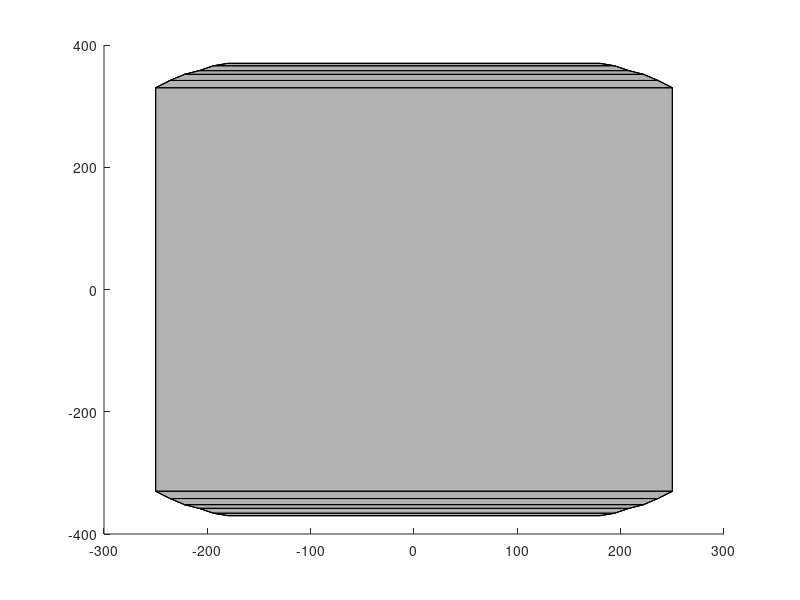

This figure's MATLAB source:
function plotAuroraTable (plothandle)

if ~exist('plothandle','var') 
    plothandle = figure;
end

%% AURORA vertices and faces
auroraVertices = [     
                   250,  330,   0; % Upper face
                   
                   250, -330,   0; % First corner
                   236, -342,   0;
                   222, -352,   0;
                   208, -358,   0;
                   194, -366,   0;
                   180, -370,   0;
                   
                  -180, -370,   0; % Second corner
                  -194, -366,   0;
                  -208, -358,   0;
                  -222, -352,   0;
                  -236, -342,   0;
                  -250, -330,   0;
                  
                  -250,  330,   0; % Third corner
                  -236,  342,   0;
                  -222,  352,   0;
                  -208,  358,   0;
                  -194,  366,   0;
                  -180,  370,   0; 
                   
                   180,  370,   0; % Four corner
                   194,  366,   0;
                   208,  358,   0;
                   222,  352,   0;
                   236,  342,   0;
                   
                   250,  330, 34; % Upper face
                   
                   250, -330, 34; % First corner
                   236, -342, 34;
                   222, -352, 34;
                   208, -358, 34;
                   194, -366, 34;
                   180, -370, 34;
                   
                  -180, -370, 34; % Second corner
                  -194, -366, 34;
                  -208, -358, 34;
                  -222, -352, 34;
                  -236, -342, 34;
                  -250, -330, 34;
                  
                  -250,  330, 34; % Third corner
                  -236,  342, 34;
                  -222,  352, 34;
                  -208,  358, 34;
                  -194,  366, 34;
                  -180,  370, 34; 
                   
                   180,  370, 34; % Four corner
                   194,  366, 34;
                   208,  358, 34;
                   222,  352, 34;
                   236,  342, 34;     
                   ];
              
auroraFaces = [ 1 2 13 14; % Lower face
    
                2 3 12 13;
                3 4 11 12;
                4 5 10 11;
                5 6 9 10;
                6 7 8 9;
                
                14 15 24 1;
                15 16 23 24;
                16 17 22 23;
                17 18 21 22;
                18 19 20 21;
                
                25 26 37 38; % Upper face
                26 27 36 37;
                27 28 35 36;
                28 29 34 35;
                29 30 33 34;
                30 31 32 33;
                
                38 39 48 25;
                39 40 47 48;
                40 41 46 47;
                41 42 45 46;
                42 43 44 45;
                
                 1  2 26 25; % Laterals
                 2  3 27 26;
                 3  4 28 27;
                 4  5 29 28;
                 5  6 30 29;
                 6  7 31 30;
                 7  8 32 31;
                 8  9 33 32;
                 9 10 34 33;
                10 11 35 34;
                11 12 36 35;
                12 13 37 36;
                13 14 38 37;
                14 15 39 38;
                15 16 40 39;
                16 17 41 40;
                17 18 42 41;
                18 19 43 42;
                19 20 44 43;
                20 21 45 44;
                21 22 46 45;
                22 23 47 46;
                23 24 48 47;
                24  1 25 48;
];
%%

% Plot the planar field generator in grey
figure(plothandle)
grey = [0.7,0.7,0.7];
hold on
patch('Vertices',auroraVertices,'Faces',auroraFaces,'FaceColor',grey)
hold off

% Plot a cube and obtain the object handles
sizeCube = 60;
centerCube = [185,265,-sizeCube];
cubeVertices = repmat(sizeCube,8,3).*...
               [0 0 0; 0 1 0; 1 1 0; 1 0 0;...
                0 0 1; 0 1 1; 1 1 1; 1 0 1] + repmat(centerCube,8,1);
    
cubeFaces = [1 2 3 4; 2 6 7 3; 4 3 7 8;...
             1 5 8 4; 1 2 6 5; 5 6 7 8];

hold on
cubeObj=patch('Faces', cubeFaces,'Vertices',cubeVertices);
hold off
set(cubeObj,'edgecolor','b','FaceLighting', 'gouraud','facecolor','w');